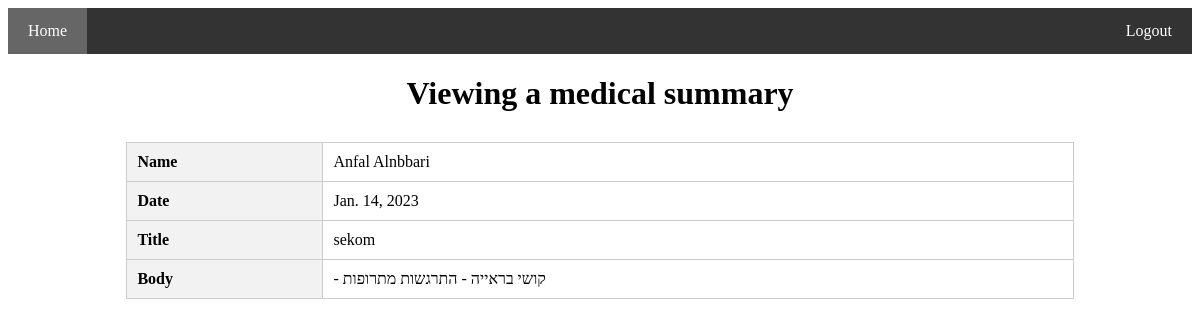
Page /summary/213245103/ on the committed database.
### core/models.py (models this page shows, shortened)
class patient_a(models.Model):
    patientֹID=models.CharField(max_length=20,primary_key=True)
    First_name=models.CharField(max_length=20,null = True)
    Last_name=models.CharField(max_length=20,null = True)
    Phone_Number=models.CharField(max_length=10,null=True)
    Address=models.TextField(max_length=50,null=True)
    Email_Address=models.CharField(max_length=30,null=True)
    Birth_Date=models.DateField(null=True)
    password_patientֹ=models.CharField(max_length=20,null = True)
    class Meta:
        db_table = 'patient_a'

class summary_a(models.Model):
    patient_id=models.CharField(max_length=30,null=True)
    date=models.DateField(null=True)
    title=models.CharField(max_length=30,null=True)
    body=models.TextField(max_length=300,null=True)
    class Meta():
        db_table='summary_a'

### core/views.py (the view)
# urls.py: path('summary/<int:patient_id>/', view_summary, name='view_summary'),
def view_summary(request, patient_id):
    summ = summary_a.objects.get(patient_id=patient_id)
    patient = patient_a.objects.get(pk=patient_id)
    return render(request, 'summry_views.html', {'summ': summ,'patient': patient})

### Templates/summry_views.html (shortened to what this page needs)
<!DOCTYPE html>
<html lang="en">
<head>
</head>
<body>
<div class="navbar">
  <a href="{% url 'patient_homepage' %}" class="active">Home</a>
  <a href="{% url 'login_patient' %}" class="right">Logout</a>
</div>
 <h1>Viewing a medical summary</h1>
<table class="table">
  <tbody>
    <tr>
      <th scope="row">Name</th>
      <td>{{ patient.First_name }} {{ patient.Last_name }}</td>
    </tr>
    <tr>
      <th scope="row">Date</th>
      <td>{{ summ.date }}</td>
    </tr>
    <tr>
      <th scope="row">Title</th>
      <td>{{ summ.title }}</td>
    </tr>
  <tr>
      <th scope="row">Body</th>
      <td>{{ summ.body }}</td>
    </tr>
</body>
</html>

### Templates/summry_views.html (style rules this page uses)
.table { width: 80%; margin: 0 auto; border-collapse: collapse; }
.table th, .table td { padding: 10px; border: 1px solid #ccc; }
.table th { background-color: #f2f2f2; text-align: left; }
h1 { text-align: center; margin-bottom: 30px; }
.navbar { overflow: hidden; background-color: #333; position: sticky; position: -webkit-sticky; top: 0; }
.navbar a { float: left; display: block; color: white; text-align: center; padding: 14px 20px; text-decoration: none; }
.navbar a.right { float: right; }
.navbar a.active { background-color: #666; color: white; }

### rows in the picture
patient_a: First_name "Anfal", Last_name "Alnbbari"
summary_a: date "Jan. 14, 2023", title "sekom", body "- קושי בראייה - התרגשות מתרופות"
